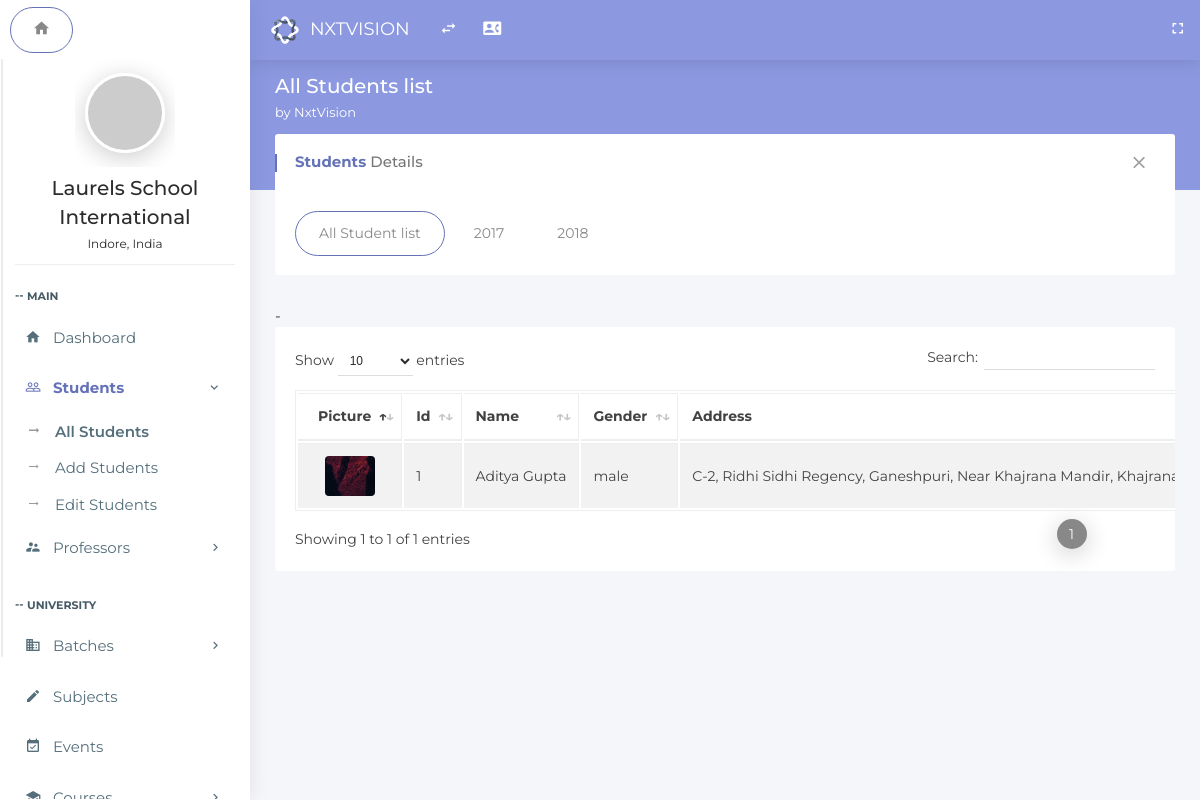
The app's page /index.php/students/all_students, older data.
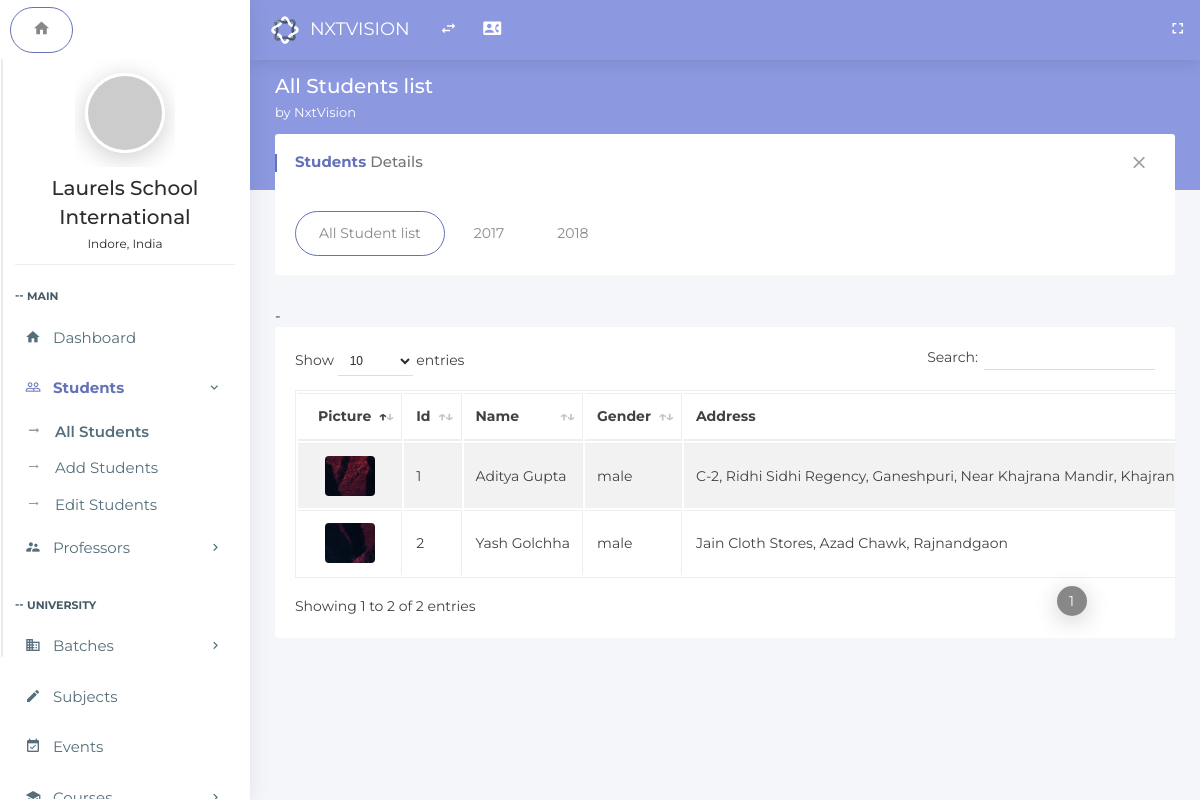
The same page, newer data.
### tables this page shows
CREATE TABLE `student_admission` (
  `Id` int(11) NOT NULL,
  `adm_date` date NOT NULL,
  `stud_name` text NOT NULL,
  `father_name` text NOT NULL,
  `mother_name` text NOT NULL,
  `father_number` text NOT NULL,
  `mother_number` text NOT NULL,
  `current_address` text NOT NULL,
  `perma_address` text NOT NULL,
  `father_email` text NOT NULL,
  `stud_dob` date NOT NULL,
  `stud_gender` text NOT NULL,
  `stud_blood_group` text NOT NULL,
  `stud_caste` text NOT NULL,
  `city` text NOT NULL,
  `state` text NOT NULL,
  `perma_address_pin` int(7) NOT NULL,
  `stud_email` text NOT NULL,
  `stud_phone` text NOT NULL,
  `photo` text NOT NULL,
  `father_o_number` text NOT NULL,
  `mother_o_number` text NOT NULL,
  `password` text NOT NULL,
  `class_id` int(11) NOT NULL,
  `year_id` int(11) NOT NULL,
  `currrent_address_pin` int(7) NOT NULL
);

### application/controllers/Students.php (called while the page is built, shortened)
<?php
class Students extends MY_Controller
{
    public function all_students()
    {
        $this->load->model('Student_all_model', '_student');
        $data['details']=$this->_student->get_all_students();
        $data['details1']=$this->_student->get_all_students_2017();
        $data['details2']=$this->_student->get_all_students_2018();
        $this->load->view('students-all', $data);
    }
}

### index.php (called while the page is built, shortened)
<?php
require_once BASEPATH.'core/CodeIgniter.php';

### application/models/Student_all_model.php (called while the page is built, shortened)
<?php
class Student_all_model extends CI_Model
{
    public function get_all_students()
    {
        $query = $this->db->get('student_admission');
        return $query;
    }
    public function get_all_students_2017()
    {
        $this->db->select('*');
        $this->db->from('student_admission');
        $this->db->like("year_id","2017");
        $query=$this->db->get();
        return $query;
    }
    public function get_all_students_2018()
    {
        $this->db->select('*');
        $this->db->from('student_admission');
        $this->db->like("year_id","2018");
        $query=$this->db->get();
        return $query;
    }
}

### application/views/students-all.php (the view, shortened to what this page needs)
<!doctype html>
<html class="no-js " lang="en">
<head>
<link rel="stylesheet" href="../assets/plugins/bootstrap/css/bootstrap.min.css">
<link rel="stylesheet" href="../assets/plugins/jquery-datatable/dataTables.bootstrap4.min.css">
<link rel="stylesheet" href="../assets/css/main.css">
<link rel="stylesheet" href="../assets/css/color_skins.css">
</head>
<body class="<?php echo $theme; ?>">
<nav class="navbar p-l-5 p-r-5">
    <ul class="nav navbar-nav navbar-left">
        <li>
            <div class="navbar-header">
                <a class="navbar-brand" href="<?php echo site_url('dashboard'); ?>"><img src="../assets/images/logo.svg" width="30" alt="Oreo"><span class="m-l-10"><?php echo $company_name; ?></span></a>
            </div>
        </li>
        <li><a href="javascript:void(0);" class="ls-toggle-btn" data-close="true"><i class="zmdi zmdi-swap"></i></a></li>
        <li><a href="contact.html" title="Contact List"><i class="zmdi zmdi-account-box-phone"></i></a></li>
        <li class="float-right">
            <a href="javascript:void(0);" class="fullscreen hidden-sm-down" data-provide="fullscreen" data-close="true"><i class="zmdi zmdi-fullscreen"></i></a>
        </li>
    </ul>
</nav>
<?php include 'leftside.php';?>
<section class="content">
    <div class="block-header">
        <div class="row">
            <div class="col-lg-7 col-md-6 col-sm-12">
                <h2>All Students list
                <small><?php echo $welcome_string; ?></small>
                </h2>
            </div>
        </div>
    </div>
    <div class="container-fluid">
        <div class="row clearfix">
            <div class="col-lg-12">
                <div class="card">
                    <div class="header">
                        <h2><strong>Students </strong> Details</h2>
                        <ul class="header-dropdown">
                            <li class="remove">
                                <a role="button" class="boxs-close"><i class="zmdi zmdi-close"></i></a>
                            </li>
                        </ul>
                    </div>
                    <div class="body">
                        <ul class="nav nav-tabs padding-0">
                            <li class="nav-item"><a class="nav-link active" data-toggle="tab" href="#librarylist">All Student list</a></li>
                            <li class="nav-item"><a class="nav-link" data-toggle="tab" href="#librarylist1">2017</a></li>
                            <li class="nav-item"><a class="nav-link" data-toggle="tab" href="#librarylist2">2018</a></li>
                        </ul>
                    </div>
                </div>
                <div class="tab-content">
                    <div class="tab-pane active" id="librarylist">-
                        <div class="card">
                            <div class="body table-responsive">
                                <table class="table table-bordered table-striped table-hover js-basic-example dataTable">
                                    <thead>
                                        <tr>
                                            <th align="center">&nbsp;&nbsp;Picture</th>
                                            <th align="center">Id</th>
                                            <th align="center">Name</th>
                                            <th align="center">Gender</th>
                                            <th align="center">Address</th>
                                        </tr>
                                    </thead>
                                    <tbody>
                      <?php
foreach ($details->result() as $row) {
    ?><tr class="clickable-row" data-href="<?php echo site_url('profile/' . $row->Id); ?>" style="cursor: pointer">
                              <td align="center"><span class="list-icon"><img class="rounded" src="<?php echo $row->photo; ?>" height="40" width="50" alt="laurels school"></span></td>
                              <td><?php echo $row->Id; ?></td>
                              <td><?php echo $row->stud_name; ?></td>
                              <td><?php echo $row->stud_gender; ?></td>
                              <td><?php echo $row->perma_address; ?></td>
                          </tr>
                      <?php
}
?>
                                    </tbody>
                                </table>
                            </div>
                        </div>
                    </div>
                </div>
            </div>
        </div>
    </div>
</section>
</body>
</html>

### application/views/LeftSide.php (shortened to what this page needs)
<aside id="leftsidebar" class="sidebar">
    <ul class="nav nav-tabs">
        <li class="nav-item"><a class="nav-link active" data-toggle="tab" href="#dashboard"><i class="zmdi zmdi-home"></i></a></li>
    </ul>
    <div class="tab-content">
        <div class="tab-pane stretchRight active" id="dashboard">
            <div class="menu">
                <ul class="list">
                    <li>
                        <div class="user-info">
                            <div class="image"><a href="profile.html"><img src="http://via.placeholder.com/80x80" alt="User"></a></div>
                            <div class="detail">
                                <h4><?php echo $schoolname;?></h4>
                                <small><?php echo $schoollocation;?></small>
                            </div>
                        </div>
                    </li>
                    <li class="header">MAIN</li>
                    <li <?php if( strcmp(basename($_SERVER['PHP_SELF']) ,'dashboard') ==0 )
                            echo 'class="active open"'; ?>  >
                        <a href="<?php echo site_url('dashboard') ?>"><i class="zmdi zmdi-home"></i><span>Dashboard</span></a>
                    </li>
                    <li <?php if( strcmp(basename($_SERVER['PHP_SELF']) ,'all_students') ==0 || strcmp(basename($_SERVER['PHP_SELF']) ,'add_students') ==0 || strcmp($this->uri->segment(1),'profile') == 0)
                        echo 'class="active open"'; ?> >
                        <a href="javascript:void(0);" class="menu-toggle"><i class="zmdi zmdi-accounts-outline"></i><span>Students</span> </a>
                        <ul class="ml-menu">
                            <li <?php if( strcmp(basename($_SERVER['PHP_SELF']) ,'all_students') ==0 || strcmp($this->uri->segment(1),'profile') ==0)
                                echo 'class="active"'; ?> >
                                <a href="<?php echo site_url('students/all_students');?>">All Students</a>
                            </li>
                            <li <?php if( strcmp(basename($_SERVER['PHP_SELF']) ,'add_students') ==0 )
                                echo 'class="active"'; ?> >
                                <a href="<?php echo site_url('students/add_students');?>">Add Students</a>
                            </li>
                            <li <?php if( strcmp(basename($_SERVER['PHP_SELF']) ,'edit_profile') ==0 )
                                echo 'class="active"'; ?> >
                                <a href="<?php echo site_url('students/edit_profile');?>">Edit Students</a>
                            </li>
                        </ul>
                    </li>
                    <li <?php if( strcmp(basename($_SERVER['PHP_SELF']) ,'all_professor') ==0 || strcmp(basename($_SERVER['PHP_SELF']) ,'add_professor') ==0)
                        echo 'class="active open"'; ?> >
                        <a href="javascript:void(0);" class="menu-toggle"><i class="zmdi zmdi-accounts-alt"></i><span>Professors</span> </a>
                    </li>
                    <li class="header">UNIVERSITY</li>
                    <li <?php if( strcmp(basename($_SERVER['PHP_SELF']) ,'classes') ==0 || strcmp(basename($_SERVER['PHP_SELF']) ,'years') ==0 || strcmp(basename($_SERVER['PHP_SELF']) ,'section') ==0)
                        echo 'class="active open"'; ?> >
                        <a href="javascript:void(0);" class="menu-toggle"><i class="zmdi zmdi-city-alt"></i><span>Batches</span> </a>
                    </li>
                    <li <?php if( strcmp(basename($_SERVER['PHP_SELF']) ,'subject') ==0 )
                            echo 'class="active open"'; ?>  >
                        <a href="<?php echo site_url('subject') ?>"><i class="zmdi zmdi-edit"></i><span>Subjects</span></a>
                    </li>
                    <li <?php if( strcmp(basename($_SERVER['PHP_SELF']) ,'event') ==0)
                        echo 'class="active"'; ?>>
                        <a href="<?php echo site_url('Events/event');?>"><i class="zmdi zmdi-calendar-check"></i><span>Events</span> </a>
                    </li>
                    <li <?php if( strcmp(basename($_SERVER['PHP_SELF']) ,'courses') ==0 || strcmp(basename($_SERVER['PHP_SELF']) ,'add_courses') ==0 || strcmp(basename($_SERVER['PHP_SELF']),'courses_info') ==0 )
                        echo 'class="active open"'; ?> >
                        <a href="javascript:void(0);" class="menu-toggle"><i class="zmdi zmdi-graduation-cap"></i><span>Courses</span> </a>
                    </li>
                </ul>
            </div>
        </div>
    </div>
</aside>

### assets/css/color_skins.css (style rules this page uses)
.theme-purple .block-header h2 { color: #fff }
.theme-purple .block-header h2 small { color: #fff }
.theme-purple section.content:before { background-color: #8c99e0 }
.theme-purple .navbar, .theme-purple .page-loader-wrapper { background: #8c99e0 }
.theme-purple .sidebar .menu .list li.active { background-color: transparent }
.theme-purple .sidebar .menu .list li.active>:first-child i, .theme-purple .sidebar .menu .list li.active>:first-child span { color: #6572b8 }
.theme-purple .nav-tabs .nav-link.active { border: 1px solid #6572b8 !important }
.theme-purple .card .header h2:before { background: #6572b8 }
.theme-purple .card .header h2 strong { color: #6572b8 }

Row changes from the older to the newer data that the page shows:
added student_admission: photo (picture), Id "2", stud_name "Yash Golchha", stud_gender "male", perma_address "Jain Cloth Stores, Azad Chawk, Rajnandgaon"
Text that changed along with them:
text written by a page script: "Show entries Search: Showing 1 to 1 of 1 entries 1" → "Show entries Search: Showing 1 to 2 of 2 entries 1"
